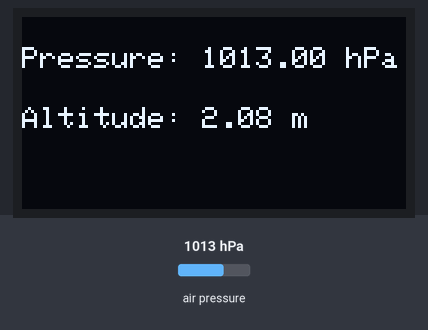
Simulated run of this sketch. Board: Arduino Uno, built with avr-gcc and run on an emulated ATmega328P. Shown: 128×64 one-colour display. The inputs (shaded band) are chosen by the test bench; at power-on: air pressure 1013 hPa. What the sketch prints to the serial monitor is not drawn.

Above: at 1.2 s.
1.3 s: air pressure set to 952 hPa
At 2.6 s:
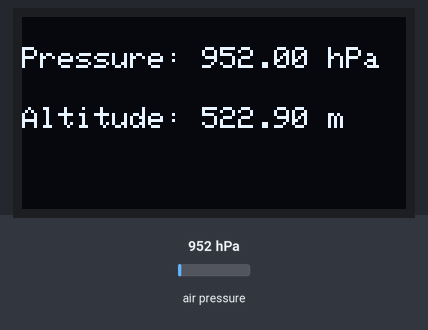
3.6 s: air pressure set to 975 hPa
At 5.3 s:
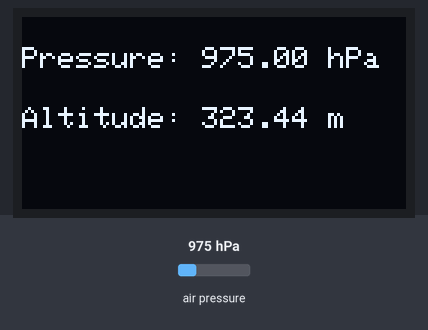
5.9 s: air pressure set to 1000 hPa
At 7.0 s:
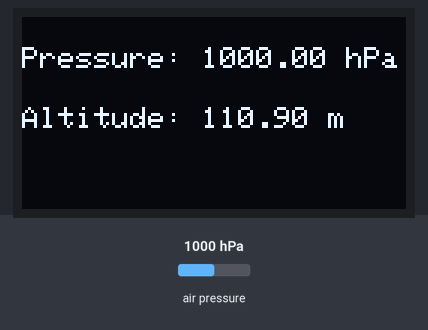
Timing chart, 0 to 8.9 s (numbered marks = the images above; inputs shaded):
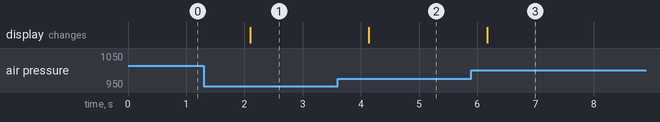

The sketch:

BMP280.ino
```cpp
#include <Wire.h>
#include <Adafruit_GFX.h>
#include <Adafruit_SH1106.h>
#include <Adafruit_BMP280.h>

// OLED Setup
#define OLED_RESET -1
Adafruit_SH1106 display(OLED_RESET);
#define OLED_I2C_ADDR 0x3C

// BMP280 Setup
Adafruit_BMP280 bmp;

void setup() {
    Serial.begin(9600);

    // Try both addresses
    if (!bmp.begin(0x76) && !bmp.begin(0x77)) {
        Serial.println("BMP280 not found! Check wiring.");
        while (1);
    } else {
        Serial.println("BMP280 detected!");
    }

    display.begin(SH1106_I2C_ADDRESS, OLED_I2C_ADDR);
    display.clearDisplay();
}

void loop() {
    float pressure = bmp.readPressure() / 100.0F;
    float altitude = bmp.readAltitude(1013.25);

    Serial.print("Pressure: "); Serial.print(pressure); Serial.print(" hPa, ");
    Serial.print("Altitude: "); Serial.print(altitude); Serial.println(" m");

    display.clearDisplay();
    display.setTextSize(1.8);
    display.setTextColor(WHITE);
    display.setCursor(0, 10);
    display.print("Pressure: "); display.print(pressure); display.print(" hPa");

    display.setCursor(0, 30);
    display.print("Altitude: "); display.print(altitude); display.print(" m");

    display.display();
    delay(2000);
}
```

Measured:
- after the input at 1.3 s, the display: changes after 0.80 s (image 1)
- after the input at 3.6 s, the display: changes after 0.54 s (image 2)
- after the input at 5.9 s, the display: changes after 0.27 s (image 3)
